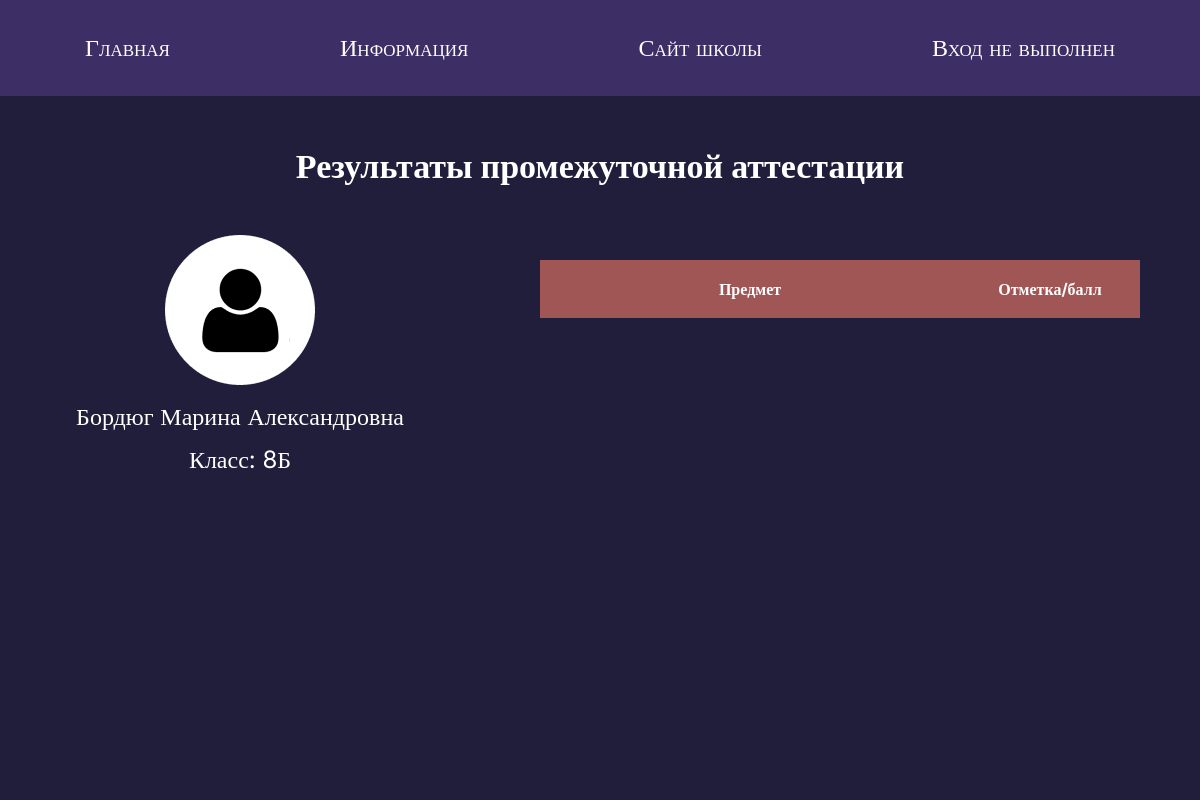
/profile/10, run on an earlier commit of the app's database.
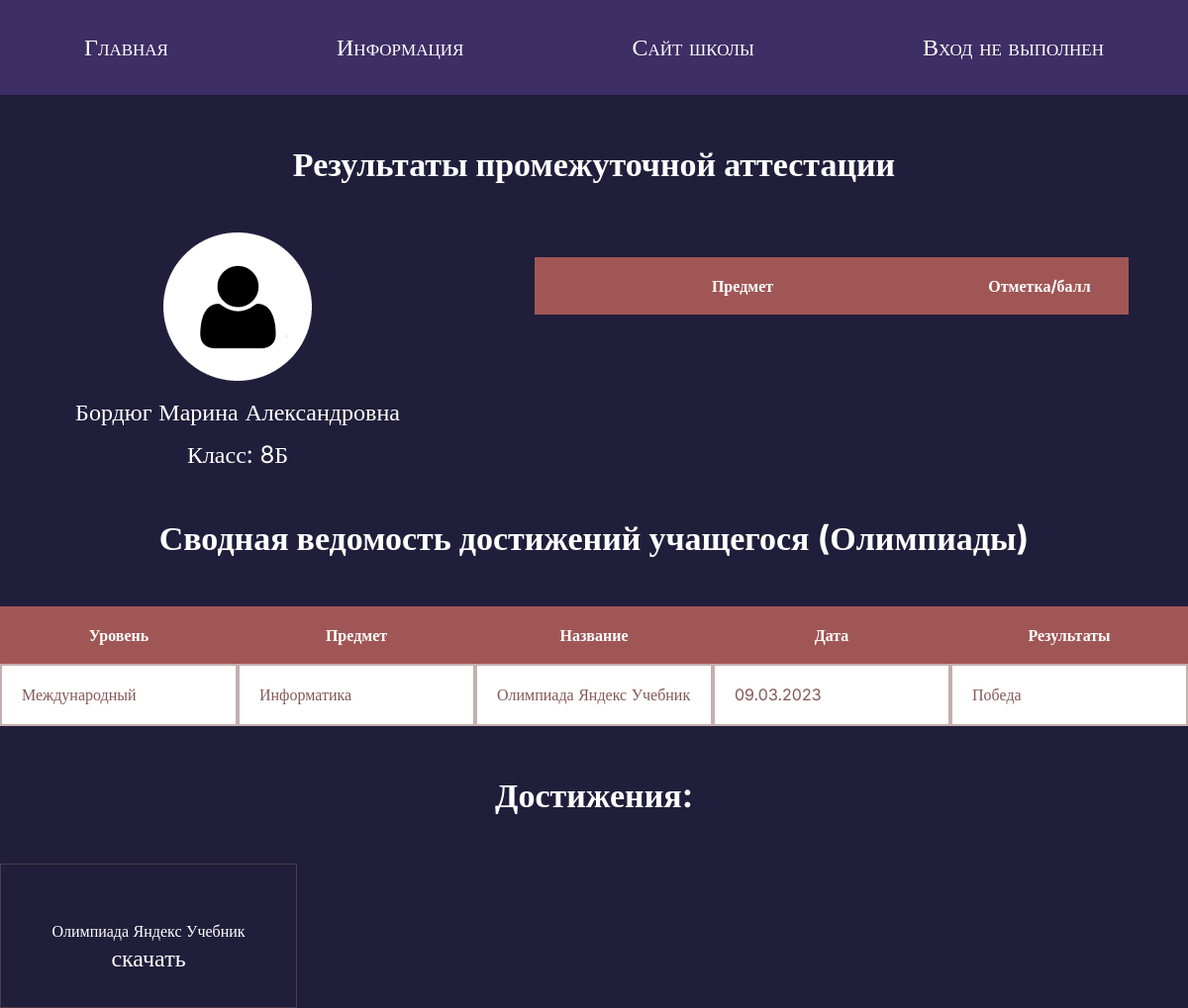
And on a later commit of the database.
### tables this page shows
CREATE TABLE "students" (
	"student_id"	INTEGER NOT NULL,
	"name"	TEXT NOT NULL,
	"login"	TEXT,
	"password"	TEXT NOT NULL,
	"avatar"	BLOB,
	"birth_date"	DATE,
	"created_at"	DATETIME NOT NULL DEFAULT CURRENT_TIMESTAMP,
	"class"	TEXT NOT NULL,
	"teacher_id"	INTEGER NOT NULL,
	PRIMARY KEY("student_id" AUTOINCREMENT),
	FOREIGN KEY("teacher_id") REFERENCES "teachers"("teacher_id") ON DELETE CASCADE ON UPDATE CASCADE
);

CREATE TABLE "portfolio" (
	"portfolio_id"	INTEGER NOT NULL,
	"event_name"	TEXT NOT NULL,
	"event_type"	TEXT NOT NULL,
	"student_id"	INTEGER NOT NULL,
	"created_at"	DATETIME NOT NULL DEFAULT CURRENT_TIMESTAMP,
	"event_file_uuid"	TEXT,
	"event_level"	TEXT,
	"event_result"	TEXT,
	"event_date"	TEXT,
	PRIMARY KEY("portfolio_id" AUTOINCREMENT),
	FOREIGN KEY("student_id") REFERENCES "students"("student_id") ON DELETE CASCADE ON UPDATE CASCADE
);

### main.py (the view, shortened to what this page needs)
@app.route("/profile/<student_id>", methods=["POST", "GET"])
def profile_by_id(student_id):
    exams_subjects = ["Русский язык", "Литература", "Алгебра", "Геометрия", "Информатика", "Музыка",
                      "ОБЖ", "Физическая культура", "Технология", "Английский язык", "Литература Республики Коми",
                      "История", "Родная (русская) литература", "Родной (русский) язык", "Биология",
                      "Химия", "Физика", "География", "Обществознание"]
    student = db.get_student_by_student_id(student_id)
    portfolio = db.get_portfolio_by_student_id(student_id)
    exams = db.get_exams_by_student_id(student_id)
    print(exams)
    return render_template("student-profile.html", title="Student profile", student=student, port=portfolio,
                           exams=exams, subjects=exams_subjects)

### database.py (called while the page is built)
    def get_portfolio_by_student_id(self, student_id):
        sql = """SELECT * FROM portfolio WHERE student_id = ?"""
        self.cursor.execute(sql, (student_id,))
        return self.cursor.fetchall()

    def get_exams_by_student_id(self, student_id):
        sql = """SELECT * FROM exams WHERE student_id = ?"""
        self.cursor.execute(sql, (student_id,))
        return self.cursor.fetchall()

    def get_student_by_student_id(self, student_id):
        sql = """SELECT * FROM students WHERE student_id = ?"""
        self.cursor.execute(sql, (student_id, ))
        result = self.cursor.fetchone()
        if not result:
            return None
        return result

### templates/student-profile.html (shortened to what this page needs)
{% extends 'base.html' %}
{% block content %}
  <section class="profile-page-st">
    <div class="container">
      <h2 class="header-page">Результаты промежуточной аттестации</h2>
      <div class="student-card">
        <div class="student-info">
          <img src={{url_for('static', filename='img/avatar 1.png')}}  alt="avatar-1" class="avatar-2">
          <p class="port-text">{{ student[1] }}</p>
          <p class="port-text">Класс: {{ student[7] }}</p>
        </div>
        <form class="student-table" method="post">
          <table class="marks">
            <thead>
              <tr>
                <th>Предмет</th>
                <th>Отметка/балл</th>
              </tr>
            </thead>
          </table>
        </form>
      </div>
      {% if port %}
      <p class="header-page"><strong>Сводная ведомость достижений учащегося (Олимпиады)</strong></p>
      <div class="marks-tb">
        <table class="marks-2">
          <thead>
            <tr>
              <th class="th-2">Уровень</th>
              <th class="th-2">Предмет</th>
              <th class="th-2">Название</th>
              <th class="th-2">Дата</th>
              <th class="th-2">Результаты</th>
            </tr>
          </thead>
          <tbody>
          {% for item in port %}
            <tr>
              <td class="td-2">{{item[6]}}</td>
              <td class="td-2">{{item[2]}}</td>
              <td class="td-2">{{item[1]}}</td>
              <td class="td-2">{{item[-1]}}</td>
              <td class="td-2">{{item[-2]}}</td>
            </tr>
          {% endfor %}
          </tbody>
        </table>
      </div>
      <p class="header-page"><strong>Достижения:</strong></p>
      <div class="portfolio-files">
        {% for item in port %}
        <div class="portfolio-item">
          <p class="portfolio-title">{{item[1]}}</p>
          <a href='/download/{{ item[5] }}' class="portfolio-link">скачать</a>
        </div>
        {% endfor %}
      </div>
      {% else %}
        {% if "student_id" in session %}
        <a href="/add-portfolio" type="submit" class="button-center button-add"><strong>Добавить достижение</strong></a>
        {% endif %}
      {% endif %}
    </div>
  </section>
{% endblock %}

### templates/base.html (shortened to what this page needs)
<!DOCTYPE html>
<html lang="en">
<head>
    <link rel="stylesheet" href={{url_for('static', filename='css/normalize.css')}}>
    <link rel="stylesheet" href={{url_for('static', filename='css/styles.css')}}>
</head>
<body>
<header>
    <a href={{url_for('index')}} class="link-a">Главная</a>
    <a href={{url_for('info')}} class="link-a">Информация</a>
    <a href="https://thl-syktyvkar.gosuslugi.ru/" class="link-a" target="_blank">Сайт школы</a>
    {% if "teacher_id" in session %}
        <a href={{url_for("logout")}} class="link-a">{{(session["login"])[ :session["login"].rfind(" ")]}}<br>(Выйти)</a>
    {% elif "student_id" in session %}
        <a href={{url_for("logout")}} class="link-a">{{(session["login"])[ :session["login"].rfind(" ")]}}<br>(Выйти)</a>
    {% else %}
        <a class="link-a">Вход не выполнен</a>
    {% endif %}
</header>
{% block content %}
{% endblock %}
</body>
</html>

### static/css/styles.css (style rules this page uses)
* { margin: 0; padding: 0; box-sizing: border-box; font-family: Inter; }
header { width: 100%; display: flex; justify-content: space-around; align-items: center; background-color: #3D2E65; height: 12vh; }
.link-a { font-variant: small-caps; }
form { margin: 0 auto; max-width: 650px; box-shadow: 20px 20px 0px #443C5B; background-color: #FFFFFF; border-radius: 5px; padding: 25px; }
.container { max-width: 1200px; margin: 0 auto; }
a { text-decoration: none; color: white; font-family: Inter; font-size: 24px; }
thead { display: flex; }
tr { width: 100%; display: flex; align-items: stretch; }
.student th:first-child, td:first-child { width: 60%; }
.student th:last-child, td:last-child { width: 25%; }
th:first-child, td:first-child { width: 70%; }
th:last-child, td:last-child { width: 30%; }
table { border-collapse: collapse; }
th, td { border: 2px solid #8558587a; padding: 20px 20px; text-align: left; color: #855858; }
th { background-color: #A15656; color: #FFFFFF; border: none; text-align: center; }
.port-text { color: #FFFFFF; font-family: Inter; font-size: 24px; margin-top: 15px; }
.header-page { color: #FFFFFF; font-size: 34px; text-align: center; padding: 50px 0; }
.marks { background-color: #FFFFFF; width: 100%; }
.marks-tb { max-width: 100%; }
.marks-2 { background-color: #FFFFFF; width: 100%; }
.profile-page-st { min-height: 88vh; width: 100%; background-color: #201E3A; }
.th-2:first-child, .td-2:first-child, .th-2:nth-child(2), .td-2:nth-child(2), .th-2:nth-child(3), .td-2:nth-child(3), .th-2:nth-child(4), .td-2:nth-child(4), .th-2:nth-child(5), .td-2:nth-child(5) { width: 20%; }
.student-card { display: flex; justify-content: space-between; }
.student-info { width: 40%; text-align: center; }
.student-table { width: 60%; border: none; box-shadow: none; background-color: #201E3A; text-align: center; }
.portfolio-files { display: flex; flex-wrap: wrap; }
.portfolio-item { width: 25%; padding: 35px; border: 1px solid #8558587a; text-align: center; }
.portfolio-title { color: #FFFFFF; padding: 5px 0 5px 0; }

What changed in the data, as far as the page shows it:
added portfolio: event_level "Международный", event_type "Информатика", event_name "Олимпиада Яндекс Учебник", event_date "09.03.2023", event_result "Победа"
Also different on the page:
text now shown: "Сводная ведомость достижений учащегося (Олимпиады) Уровень Предмет Название Дата Результаты Достижения:"
